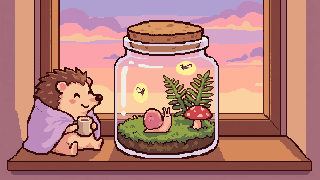
#> input picture assets/px/title.png, 320 x 180 px, found by its file name; its folder holds 5 pictures in this run
$ python cover2.py
#> lines starting #> are read from the running program, lines starting #| are printed output that depends on the picture
# Cover options A-D (630x500), built only from the game's pixel art at whole-number scales.
from PIL import Image, ImageDraw, ImageEnhance
PX = "assets/px/"; OUT = "docs/m5/cover2/"; W, H = 630, 500
def sp(n, k):
    im = Image.open(PX + n + ".png").convert("RGBA"); return im.resize((im.width * k, im.height * k), Image.NEAREST)
def glow(r, col=(255, 214, 110), a0=110):
    g = Image.new("RGBA", (r * 2, r * 2), (0, 0, 0, 0)); d = ImageDraw.Draw(g)
    for i in range(r, 0, -2): d.ellipse([r - i, r - i, r + i, r + i], fill=col + (int(a0 * (1 - i / r) ** 1.6),))
    return g
title = Image.open(PX + "title.png").convert("RGBA")
def logo_on(c, k, y):
    lg = sp("logo", k); c.alpha_composite(lg, ((W - lg.width) // 2, y))

# A: sunset key art at 2x along the bottom, sky extended up from the art's top row, logo in that sky
t2 = title.resize((640, 360), Image.NEAREST)
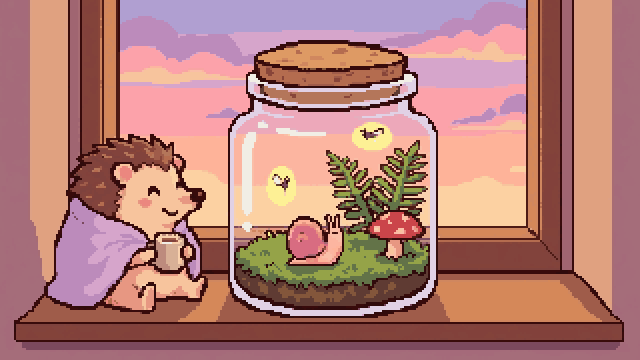
#> t2: PIL image 640x360 RGBA; mean R, G, B, A 180.8, 126.2, 120, 255
def tall(art):
    c = Image.new("RGBA", (W, H)); top = art.crop((5, 0, 5 + W, 2))
#> after `c = Image.new('RGBA', (W, H))`: c: PIL image 630x500 RGBA; every value is 0
    for y in range(0, H - 360, 2): c.paste(top, (0, y))
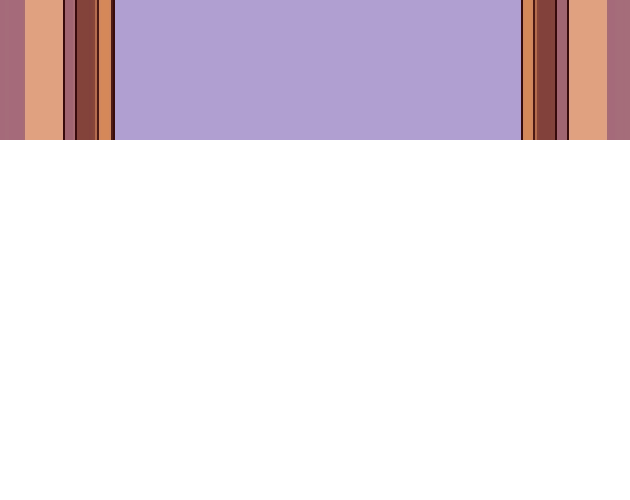
#> c: PIL image 630x500 RGBA; mean R, G, B, A 49.3, 40, 47.7, 71.4; transparent parts drawn white
    c.paste(art.crop((5, 0, 5 + W, 360)), (0, H - 360)); return c
#> after `c.paste(art.crop((5, 0, 5 + W, 360)), (0, H - 360))`:
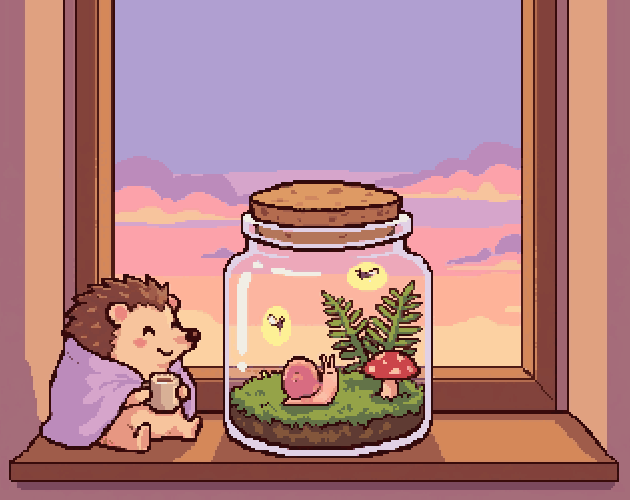
#> c: PIL image 630x500 RGBA; mean R, G, B, A 179.6, 131.1, 134.1, 255
a = tall(t2); logo_on(a, 2, 24); a.convert("RGB").save(OUT + "A.png")
#> (the run stopped early here; a loop or call above may not have finished)
